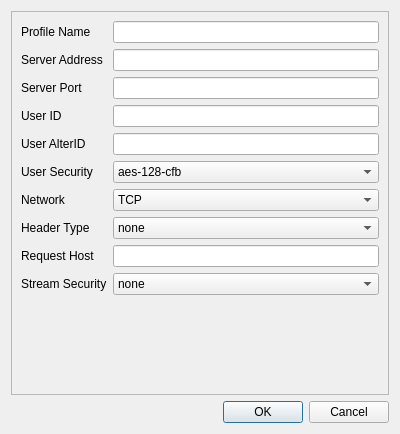
<?xml version="1.0" encoding="UTF-8"?>
<ui version="4.0">
 <class>EditDialog</class>
 <widget class="QDialog" name="EditDialog">
  <property name="geometry">
   <rect>
    <x>0</x>
    <y>0</y>
    <width>400</width>
    <height>434</height>
   </rect>
  </property>
  <property name="sizePolicy">
   <sizepolicy hsizetype="Preferred" vsizetype="Preferred">
    <horstretch>0</horstretch>
    <verstretch>0</verstretch>
   </sizepolicy>
  </property>
  <property name="windowTitle">
   <string>Dialog</string>
  </property>
  <layout class="QVBoxLayout" name="verticalLayout">
   <item>
    <widget class="QFrame" name="frame">
     <property name="frameShape">
      <enum>QFrame::StyledPanel</enum>
     </property>
     <property name="frameShadow">
      <enum>QFrame::Raised</enum>
     </property>
     <layout class="QFormLayout" name="formLayout">
      <item row="0" column="0">
       <widget class="QLabel" name="ProfileNameLabel">
        <property name="text">
         <string>Profile Name</string>
        </property>
       </widget>
      </item>
      <item row="0" column="1">
       <widget class="QLineEdit" name="ProfileNameEdit"/>
      </item>
      <item row="1" column="0">
       <widget class="QLabel" name="ServerAddressLabel">
        <property name="text">
         <string>Server Address</string>
        </property>
       </widget>
      </item>
      <item row="1" column="1">
       <widget class="QLineEdit" name="ServerAddressEdit"/>
      </item>
      <item row="2" column="0">
       <widget class="QLabel" name="ServerPortLabel">
        <property name="text">
         <string>Server Port</string>
        </property>
       </widget>
      </item>
      <item row="2" column="1">
       <widget class="QLineEdit" name="ServerPortEdit"/>
      </item>
      <item row="3" column="0">
       <widget class="QLabel" name="UserIdLabel">
        <property name="text">
         <string>User ID</string>
        </property>
       </widget>
      </item>
      <item row="3" column="1">
       <widget class="QLineEdit" name="UserIdEdit"/>
      </item>
      <item row="4" column="0">
       <widget class="QLabel" name="UserAlterIdLabel">
        <property name="text">
         <string>User AlterID</string>
        </property>
       </widget>
      </item>
      <item row="4" column="1">
       <widget class="QLineEdit" name="UserAlterIdEdit">
        <property name="inputMethodHints">
         <set>Qt::ImhNone</set>
        </property>
       </widget>
      </item>
      <item row="5" column="0">
       <widget class="QLabel" name="UserSecurityLabel">
        <property name="text">
         <string>User Security</string>
        </property>
       </widget>
      </item>
      <item row="6" column="0">
       <widget class="QLabel" name="NetworkLabel">
        <property name="text">
         <string>Network</string>
        </property>
       </widget>
      </item>
      <item row="7" column="0">
       <widget class="QLabel" name="HeaderTypeLabel">
        <property name="text">
         <string>Header Type</string>
        </property>
       </widget>
      </item>
      <item row="7" column="1">
       <widget class="QComboBox" name="HeaderTypeComboBox">
        <item>
         <property name="text">
          <string>none</string>
         </property>
        </item>
        <item>
         <property name="text">
          <string>http</string>
         </property>
        </item>
       </widget>
      </item>
      <item row="5" column="1">
       <widget class="QComboBox" name="UserSecurityComboBox">
        <item>
         <property name="text">
          <string>aes-128-cfb</string>
         </property>
        </item>
        <item>
         <property name="text">
          <string>aes-128-gcm</string>
         </property>
        </item>
        <item>
         <property name="text">
          <string>chacha20-poly1305</string>
         </property>
        </item>
        <item>
         <property name="text">
          <string>none</string>
         </property>
        </item>
       </widget>
      </item>
      <item row="8" column="0">
       <widget class="QLabel" name="RequestHostLabel">
        <property name="text">
         <string>Request Host</string>
        </property>
       </widget>
      </item>
      <item row="8" column="1">
       <widget class="QLineEdit" name="RequestHostEdit"/>
      </item>
      <item row="6" column="1">
       <widget class="QComboBox" name="NetworkComboBox">
        <item>
         <property name="text">
          <string>TCP</string>
         </property>
        </item>
        <item>
         <property name="text">
          <string>KCP</string>
         </property>
        </item>
        <item>
         <property name="text">
          <string>WebSocket</string>
         </property>
        </item>
       </widget>
      </item>
      <item row="9" column="0">
       <widget class="QLabel" name="StreamSecurityLabel">
        <property name="text">
         <string>Stream Security</string>
        </property>
       </widget>
      </item>
      <item row="9" column="1">
       <widget class="QComboBox" name="StreamSecurityComboBox">
        <item>
         <property name="text">
          <string>none</string>
         </property>
        </item>
        <item>
         <property name="text">
          <string>TLS</string>
         </property>
        </item>
       </widget>
      </item>
     </layout>
    </widget>
   </item>
   <item>
    <widget class="QDialogButtonBox" name="buttonBox">
     <property name="orientation">
      <enum>Qt::Horizontal</enum>
     </property>
     <property name="standardButtons">
      <set>QDialogButtonBox::Cancel|QDialogButtonBox::Ok</set>
     </property>
    </widget>
   </item>
  </layout>
 </widget>
 <tabstops>
  <tabstop>ProfileNameEdit</tabstop>
  <tabstop>ServerAddressEdit</tabstop>
  <tabstop>ServerPortEdit</tabstop>
  <tabstop>UserIdEdit</tabstop>
  <tabstop>UserAlterIdEdit</tabstop>
  <tabstop>UserSecurityComboBox</tabstop>
  <tabstop>NetworkComboBox</tabstop>
  <tabstop>HeaderTypeComboBox</tabstop>
  <tabstop>RequestHostEdit</tabstop>
  <tabstop>StreamSecurityComboBox</tabstop>
 </tabstops>
 <resources/>
 <connections>
  <connection>
   <sender>buttonBox</sender>
   <signal>rejected()</signal>
   <receiver>EditDialog</receiver>
   <slot>reject()</slot>
   <hints>
    <hint type="sourcelabel">
     <x>199</x>
     <y>409</y>
    </hint>
    <hint type="destinationlabel">
     <x>199</x>
     <y>216</y>
    </hint>
   </hints>
  </connection>
  <connection>
   <sender>buttonBox</sender>
   <signal>accepted()</signal>
   <receiver>EditDialog</receiver>
   <slot>accept()</slot>
   <hints>
    <hint type="sourcelabel">
     <x>199</x>
     <y>409</y>
    </hint>
    <hint type="destinationlabel">
     <x>199</x>
     <y>216</y>
    </hint>
   </hints>
  </connection>
 </connections>
</ui>
